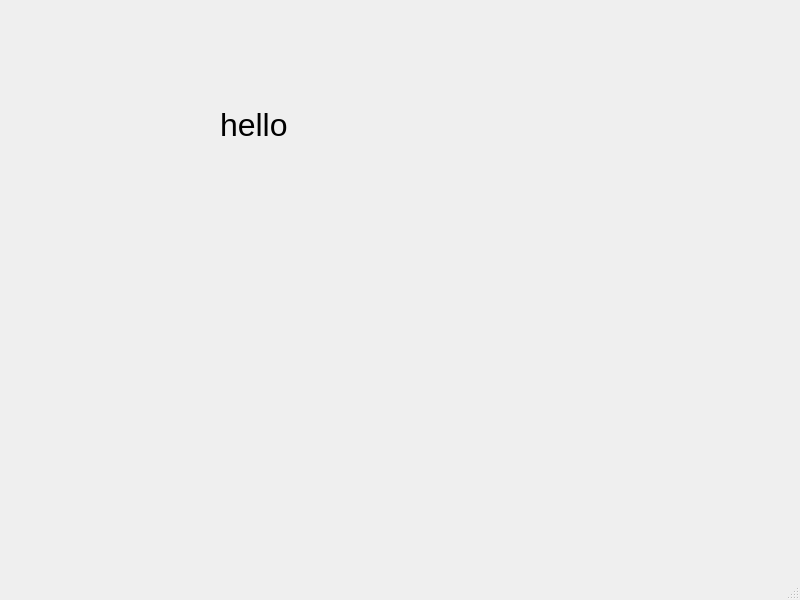
<?xml version="1.0" encoding="UTF-8"?>
<ui version="4.0">
 <class>MainWindow</class>
 <widget class="QMainWindow" name="MainWindow">
  <property name="geometry">
   <rect>
    <x>0</x>
    <y>0</y>
    <width>800</width>
    <height>600</height>
   </rect>
  </property>
  <property name="windowTitle">
   <string>MainWindow</string>
  </property>
  <widget class="QWidget" name="centralwidget">
   <widget class="QLabel" name="label">
    <property name="geometry">
     <rect>
      <x>220</x>
      <y>100</y>
      <width>171</width>
      <height>52</height>
     </rect>
    </property>
    <property name="text">
     <string>&lt;html&gt;&lt;head/&gt;&lt;body&gt;&lt;p&gt;&lt;span style=&quot; font-size:24pt;&quot;&gt;hello&lt;/span&gt;&lt;/p&gt;&lt;/body&gt;&lt;/html&gt;</string>
    </property>
   </widget>
  </widget>
  <widget class="QMenuBar" name="menubar">
   <property name="geometry">
    <rect>
     <x>0</x>
     <y>0</y>
     <width>800</width>
     <height>33</height>
    </rect>
   </property>
  </widget>
  <widget class="QStatusBar" name="statusbar"/>
 </widget>
 <resources/>
 <connections/>
</ui>
